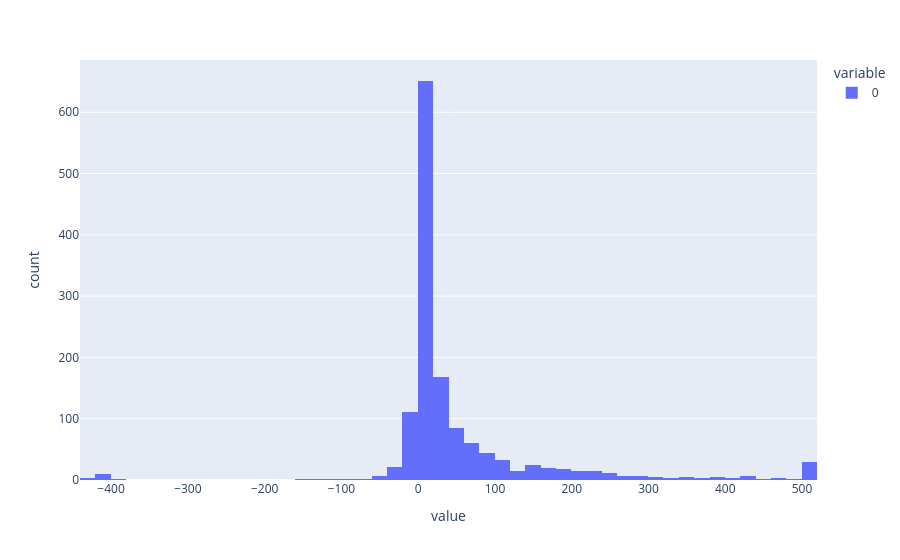

Write notebook code for a chart like this one.
### Code cell
import plotly.express as px
import pandas as pd
df = pd.DataFrame({"all_centipawn_losses": all_centipawn_losses})
fig = px.histogram(all_centipawn_losses, nbins=50)
fig.show()

### Figure 1 — Plotly figure (JSON) as saved in the notebook; plotly's stock layout.template omitted (floating-point values rounded to 4 significant figures; data arrays with more than 128 entries replaced by an {"elided": "..."} marker saying what was removed)
{"data": [{"alignmentgroup": "True", "bingroup": "x", "hovertemplate": "variable=0<br>value=%{x}<br>count=%{y}<extra></extra>", "legendgroup": "0", "marker": {"color": "#636efa", "pattern": {"shape": ""}}, "name": "0", "nbinsx": 50, "offsetgroup": "0", "orientation": "v", "showlegend": true, "x": {"elided": "1399 int values"}, "xaxis": "x", "yaxis": "y", "type": "histogram"}], "layout": {"xaxis": {"anchor": "y", "domain": [0.0, 1.0], "title": {"text": "value"}}, "yaxis": {"anchor": "x", "domain": [0.0, 1.0], "title": {"text": "count"}}, "legend": {"title": {"text": "variable"}, "tracegroupgap": 0}, "margin": {"t": 60}, "barmode": "relative"}}
